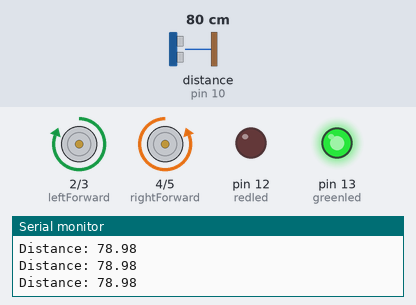
Bench run of a sketch on a simulated Arduino Uno, built with avr-gcc and run on an emulated ATmega328P. Parts: motor-driver pin pairs drawn as motors (green arrow = first pin HIGH = forward, orange = second pin HIGH = backward, longer = more drive), output pins drawn as LEDs (lit = HIGH), the last lines printed to the serial monitor. Wiring (inferred from the names in the program): ultrasonic range finder: trigger pin 9; echo pin 10. The test bench sets the inputs (shaded band); at power-on: distance to the obstacle (sensor on pin 10) 80 cm. The echo pulse lasts 58.3 µs per cm; pins used as bus, display or sensor lines are not drawn.

Above: at 1.2 s.
1.3 s: distance to the obstacle (sensor on pin 10) set to 19 cm
2.8 s: distance to the obstacle (sensor on pin 10) set to 14 cm
At 4.1 s:
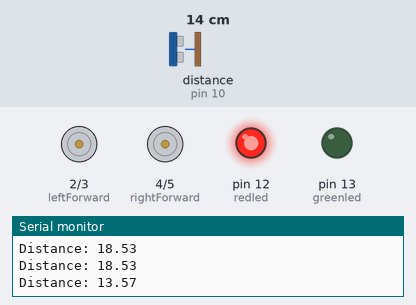
Timing chart, 0 to 5.8 s (numbered marks = the images above; inputs shaded):
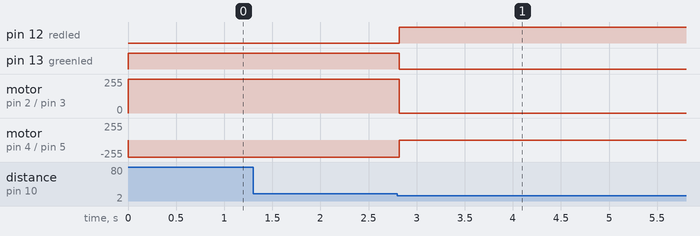

Measured:
- the behaviour switches between 17 and 16 cm on distance to the obstacle (sensor on pin 10) (found by bisection; images 0 and 1)
- after the input at 2.8 s, pin 12 (redled): LOW → HIGH at once; pin 13 (greenled): HIGH → LOW at once; motor on pin 2 (leftForward) / pin 3 (leftBackward): forward 255/255 → stopped at once; motor on pin 4 (rightForward) / pin 5 (rightBackward): backward 255/255 → stopped at once

The sketch:

CHICKEN.ino
```cpp
const int leftForward = 2;
const int leftBackward = 3;
const int rightForward = 4;
const int rightBackward = 5;
const int trigPin = 9;
const int echoPin = 10;
const int redled = 12;
const int greenled = 13;
long duration;
double distance;

void setup()
{
pinMode(trigPin, OUTPUT); // Sets the trigPin as an Output
pinMode(echoPin, INPUT); // Sets the echoPin as an Input
pinMode(leftForward , OUTPUT);
pinMode(leftBackward , OUTPUT);
pinMode(rightForward , OUTPUT);
pinMode(rightBackward , OUTPUT);
pinMode(redled, OUTPUT);
pinMode(greenled, OUTPUT);
Serial.begin(9600); // Starts the serial communication

}


void loop()
{
  digitalWrite(greenled, HIGH);
  digitalWrite(leftForward , HIGH);
  digitalWrite(leftBackward , LOW);
  digitalWrite(rightForward , LOW);
  digitalWrite(rightBackward , HIGH);
  digitalWrite(trigPin, LOW);
  delayMicroseconds(2);
  // Sets the trigPin on HIGH state for 10 micro seconds
  digitalWrite(trigPin, HIGH);
  delayMicroseconds(10);
  digitalWrite(trigPin, LOW);
  // Reads the echoPin, returns the sound wave travel time in microseconds
  duration = pulseIn(echoPin, HIGH);
  // Calculating the distance
  distance= duration*0.034/2;
  // Prints the distance on the Serial Monitor
  Serial.print("Distance: ");
  Serial.println(distance);
  //f (20.1<distance && distance< 40.0) {
   //digitalWrite(greenled, HIGH);
   //delay(100);
   //digitalWrite(greenled, LOW);
   //digitalWrite(redled, HIGH);
   //delay(100);
   //digitalWrite(redled, LOW);
 // }
  if(distance<15.6){
   digitalWrite(greenled, LOW);
   digitalWrite(redled, HIGH);
   digitalWrite(leftForward , LOW);
   digitalWrite(leftBackward , LOW);
   digitalWrite(rightForward , LOW);
   digitalWrite(rightBackward , LOW);
   delay(15000);
    }
  }
```
